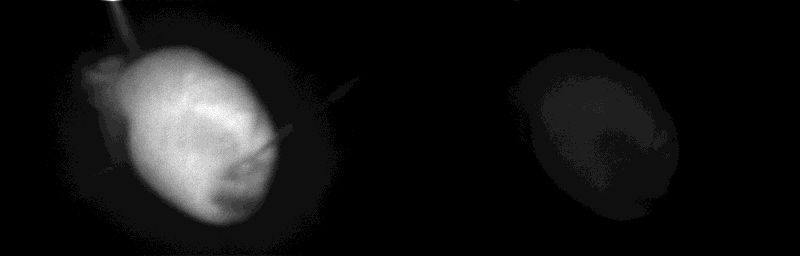
#> input picture kairosight/11-150_0001.tif, 800 x 256 px
$ python -i kairosight_pcoSplitAlign.py   (imports and definitions only)   (older library calls are emulated)
#> lines starting #> are read from the running program, lines starting #| are printed output that depends on the picture
#> further down, picture is the input picture: shape (256, 800, 3); min 0, max 16, mean 1.32
#!/usr/bin/python
import cv2
import numpy as np
from tifffile import imsave
import time
import matplotlib.pyplot as plt
import matplotlib.ticker as plticker
import matplotlib.colors as colors
import ScientificColourMaps5 as SCMaps

# Colors and colormaps
color_vm, color_ca = ['#FF9999', '#99FF99']
# cmap_vm = SCMaps.bilbao.reversed()
# cmap_ca = SCMaps.bamako
# [1 line that did not run here, left out]
cmap_ca = SCMaps.davos


def get_gradient(image):
    # Calculate the x and y gradients using Sobel operator
    grad_x = cv2.Sobel(image, cv2.CV_32F, 1, 0, ksize=3)
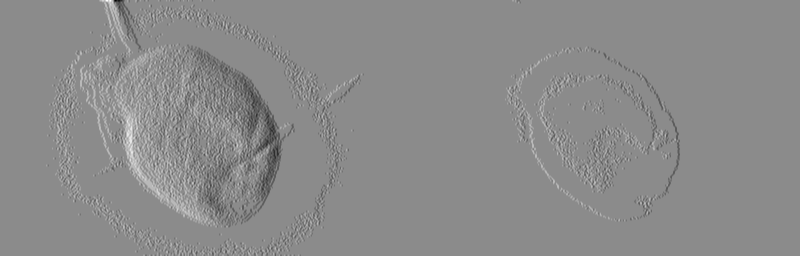
#> grad_x: shape (256, 800, 3) float32; min -12, max 10, mean 0; drawn with min black and max white
    grad_y = cv2.Sobel(image, cv2.CV_32F, 0, 1, ksize=3)
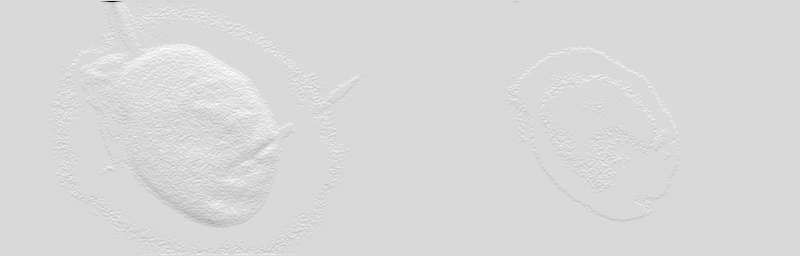
#> grad_y: shape (256, 800, 3) float32; min -47, max 8, mean -0.00201; drawn with min black and max white
    # Combine the two gradients
    grad = cv2.addWeighted(np.absolute(grad_x), 0.5, np.absolute(grad_y), 0.5, 0)
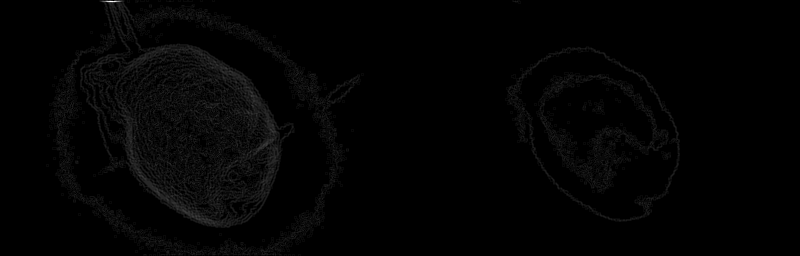
#> grad: shape (256, 800, 3) float32; min 0, max 26, mean 0.3; drawn with min black and max white
    return grad


# [101 lines not run here, left out]

>>> import cv2
>>> picture = cv2.imread('11-150_0001.tif')
>>> result = get_gradient(picture)
